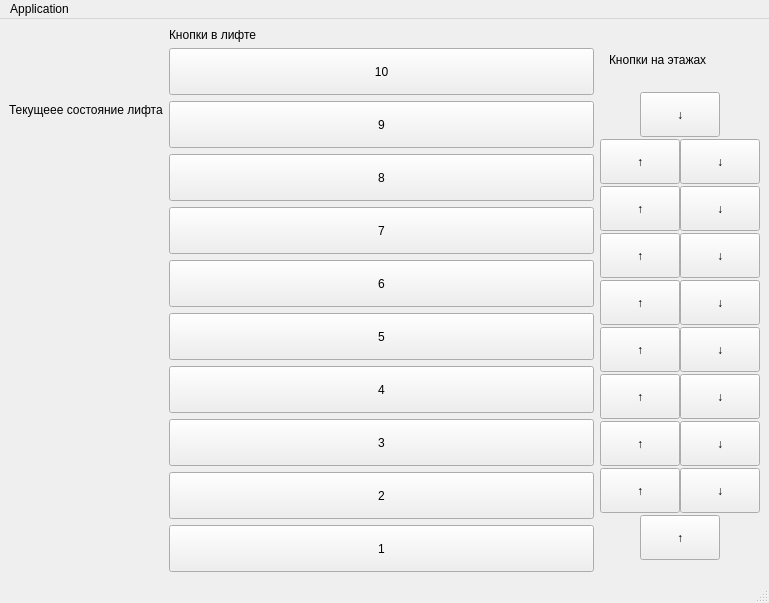
<?xml version="1.0" encoding="UTF-8"?>
<ui version="4.0">
 <class>MainWindow</class>
 <widget class="QMainWindow" name="MainWindow">
  <property name="geometry">
   <rect>
    <x>0</x>
    <y>0</y>
    <width>769</width>
    <height>603</height>
   </rect>
  </property>
  <property name="sizePolicy">
   <sizepolicy hsizetype="Preferred" vsizetype="MinimumExpanding">
    <horstretch>0</horstretch>
    <verstretch>0</verstretch>
   </sizepolicy>
  </property>
  <property name="windowTitle">
   <string>MainWindow</string>
  </property>
  <widget class="QWidget" name="centralwidget">
   <property name="sizePolicy">
    <sizepolicy hsizetype="Expanding" vsizetype="Expanding">
     <horstretch>0</horstretch>
     <verstretch>0</verstretch>
    </sizepolicy>
   </property>
   <layout class="QVBoxLayout" name="verticalLayout">
    <item>
     <layout class="QHBoxLayout" name="horizontalLayout">
      <item>
       <layout class="QVBoxLayout" name="verticalLayout_4">
        <item>
         <widget class="QLabel" name="label_3">
          <property name="maximumSize">
           <size>
            <width>16777215</width>
            <height>16777215</height>
           </size>
          </property>
          <property name="text">
           <string>Текущеее состояние лифта</string>
          </property>
         </widget>
        </item>
        <item>
         <widget class="QPushButton" name="floor10">
          <property name="enabled">
           <bool>false</bool>
          </property>
          <property name="minimumSize">
           <size>
            <width>65</width>
            <height>32</height>
           </size>
          </property>
          <property name="maximumSize">
           <size>
            <width>65</width>
            <height>32</height>
           </size>
          </property>
          <property name="styleSheet">
           <string notr="true"/>
          </property>
          <property name="text">
           <string/>
          </property>
          <property name="checkable">
           <bool>false</bool>
          </property>
          <property name="checked">
           <bool>false</bool>
          </property>
          <property name="flat">
           <bool>true</bool>
          </property>
         </widget>
        </item>
        <item>
         <widget class="QPushButton" name="floor9">
          <property name="enabled">
           <bool>false</bool>
          </property>
          <property name="minimumSize">
           <size>
            <width>65</width>
            <height>32</height>
           </size>
          </property>
          <property name="maximumSize">
           <size>
            <width>65</width>
            <height>32</height>
           </size>
          </property>
          <property name="text">
           <string/>
          </property>
          <property name="flat">
           <bool>true</bool>
          </property>
         </widget>
        </item>
        <item>
         <widget class="QPushButton" name="floor8">
          <property name="enabled">
           <bool>false</bool>
          </property>
          <property name="minimumSize">
           <size>
            <width>65</width>
            <height>32</height>
           </size>
          </property>
          <property name="maximumSize">
           <size>
            <width>65</width>
            <height>32</height>
           </size>
          </property>
          <property name="text">
           <string/>
          </property>
          <property name="flat">
           <bool>true</bool>
          </property>
         </widget>
        </item>
        <item>
         <widget class="QPushButton" name="floor7">
          <property name="enabled">
           <bool>false</bool>
          </property>
          <property name="minimumSize">
           <size>
            <width>65</width>
            <height>32</height>
           </size>
          </property>
          <property name="maximumSize">
           <size>
            <width>65</width>
            <height>32</height>
           </size>
          </property>
          <property name="text">
           <string/>
          </property>
          <property name="flat">
           <bool>true</bool>
          </property>
         </widget>
        </item>
        <item>
         <widget class="QPushButton" name="floor6">
          <property name="enabled">
           <bool>false</bool>
          </property>
          <property name="minimumSize">
           <size>
            <width>65</width>
            <height>32</height>
           </size>
          </property>
          <property name="maximumSize">
           <size>
            <width>65</width>
            <height>32</height>
           </size>
          </property>
          <property name="text">
           <string/>
          </property>
          <property name="flat">
           <bool>true</bool>
          </property>
         </widget>
        </item>
        <item>
         <widget class="QPushButton" name="floor5">
          <property name="enabled">
           <bool>false</bool>
          </property>
          <property name="minimumSize">
           <size>
            <width>65</width>
            <height>32</height>
           </size>
          </property>
          <property name="maximumSize">
           <size>
            <width>65</width>
            <height>32</height>
           </size>
          </property>
          <property name="text">
           <string/>
          </property>
          <property name="flat">
           <bool>true</bool>
          </property>
         </widget>
        </item>
        <item>
         <widget class="QPushButton" name="floor4">
          <property name="enabled">
           <bool>false</bool>
          </property>
          <property name="minimumSize">
           <size>
            <width>65</width>
            <height>32</height>
           </size>
          </property>
          <property name="maximumSize">
           <size>
            <width>65</width>
            <height>32</height>
           </size>
          </property>
          <property name="text">
           <string/>
          </property>
          <property name="flat">
           <bool>true</bool>
          </property>
         </widget>
        </item>
        <item>
         <widget class="QPushButton" name="floor3">
          <property name="enabled">
           <bool>false</bool>
          </property>
          <property name="minimumSize">
           <size>
            <width>65</width>
            <height>32</height>
           </size>
          </property>
          <property name="maximumSize">
           <size>
            <width>65</width>
            <height>32</height>
           </size>
          </property>
          <property name="text">
           <string/>
          </property>
          <property name="flat">
           <bool>true</bool>
          </property>
         </widget>
        </item>
        <item>
         <widget class="QPushButton" name="floor2">
          <property name="enabled">
           <bool>false</bool>
          </property>
          <property name="minimumSize">
           <size>
            <width>65</width>
            <height>32</height>
           </size>
          </property>
          <property name="maximumSize">
           <size>
            <width>65</width>
            <height>32</height>
           </size>
          </property>
          <property name="text">
           <string/>
          </property>
          <property name="flat">
           <bool>true</bool>
          </property>
         </widget>
        </item>
        <item>
         <widget class="QPushButton" name="floor1">
          <property name="enabled">
           <bool>false</bool>
          </property>
          <property name="minimumSize">
           <size>
            <width>65</width>
            <height>32</height>
           </size>
          </property>
          <property name="maximumSize">
           <size>
            <width>65</width>
            <height>32</height>
           </size>
          </property>
          <property name="text">
           <string/>
          </property>
          <property name="flat">
           <bool>true</bool>
          </property>
         </widget>
        </item>
       </layout>
      </item>
      <item>
       <layout class="QVBoxLayout" name="verticalLayout_3">
        <item>
         <widget class="QLabel" name="label_2">
          <property name="text">
           <string>Кнопки в лифте</string>
          </property>
         </widget>
        </item>
        <item>
         <widget class="QPushButton" name="elevatorButton10">
          <property name="sizePolicy">
           <sizepolicy hsizetype="Minimum" vsizetype="Fixed">
            <horstretch>0</horstretch>
            <verstretch>0</verstretch>
           </sizepolicy>
          </property>
          <property name="minimumSize">
           <size>
            <width>0</width>
            <height>47</height>
           </size>
          </property>
          <property name="maximumSize">
           <size>
            <width>16777215</width>
            <height>47</height>
           </size>
          </property>
          <property name="text">
           <string>10</string>
          </property>
         </widget>
        </item>
        <item>
         <widget class="QPushButton" name="elevatorButton9">
          <property name="sizePolicy">
           <sizepolicy hsizetype="Minimum" vsizetype="Fixed">
            <horstretch>0</horstretch>
            <verstretch>0</verstretch>
           </sizepolicy>
          </property>
          <property name="minimumSize">
           <size>
            <width>0</width>
            <height>47</height>
           </size>
          </property>
          <property name="maximumSize">
           <size>
            <width>16777215</width>
            <height>47</height>
           </size>
          </property>
          <property name="text">
           <string>9</string>
          </property>
         </widget>
        </item>
        <item>
         <widget class="QPushButton" name="elevatorButton8">
          <property name="sizePolicy">
           <sizepolicy hsizetype="Minimum" vsizetype="Fixed">
            <horstretch>0</horstretch>
            <verstretch>0</verstretch>
           </sizepolicy>
          </property>
          <property name="minimumSize">
           <size>
            <width>0</width>
            <height>47</height>
           </size>
          </property>
          <property name="maximumSize">
           <size>
            <width>16777215</width>
            <height>47</height>
           </size>
          </property>
          <property name="text">
           <string>8</string>
          </property>
         </widget>
        </item>
        <item>
         <widget class="QPushButton" name="elevatorButton7">
          <property name="sizePolicy">
           <sizepolicy hsizetype="Minimum" vsizetype="Fixed">
            <horstretch>0</horstretch>
            <verstretch>0</verstretch>
           </sizepolicy>
          </property>
          <property name="minimumSize">
           <size>
            <width>0</width>
            <height>47</height>
           </size>
          </property>
          <property name="maximumSize">
           <size>
            <width>16777215</width>
            <height>47</height>
           </size>
          </property>
          <property name="text">
           <string>7</string>
          </property>
         </widget>
        </item>
        <item>
         <widget class="QPushButton" name="elevatorButton6">
          <property name="sizePolicy">
           <sizepolicy hsizetype="Minimum" vsizetype="Fixed">
            <horstretch>0</horstretch>
            <verstretch>0</verstretch>
           </sizepolicy>
          </property>
          <property name="minimumSize">
           <size>
            <width>0</width>
            <height>47</height>
           </size>
          </property>
          <property name="maximumSize">
           <size>
            <width>16777215</width>
            <height>47</height>
           </size>
          </property>
          <property name="text">
           <string>6</string>
          </property>
         </widget>
        </item>
        <item>
         <widget class="QPushButton" name="elevatorButton5">
          <property name="sizePolicy">
           <sizepolicy hsizetype="Minimum" vsizetype="Fixed">
            <horstretch>0</horstretch>
            <verstretch>0</verstretch>
           </sizepolicy>
          </property>
          <property name="minimumSize">
           <size>
            <width>0</width>
            <height>47</height>
           </size>
          </property>
          <property name="maximumSize">
           <size>
            <width>16777215</width>
            <height>47</height>
           </size>
          </property>
          <property name="text">
           <string>5</string>
          </property>
         </widget>
        </item>
        <item>
         <widget class="QPushButton" name="elevatorButton4">
          <property name="sizePolicy">
           <sizepolicy hsizetype="Minimum" vsizetype="Fixed">
            <horstretch>0</horstretch>
            <verstretch>0</verstretch>
           </sizepolicy>
          </property>
          <property name="minimumSize">
           <size>
            <width>0</width>
            <height>47</height>
           </size>
          </property>
          <property name="maximumSize">
           <size>
            <width>16777215</width>
            <height>47</height>
           </size>
          </property>
          <property name="text">
           <string>4</string>
          </property>
         </widget>
        </item>
        <item>
         <widget class="QPushButton" name="elevatorButton3">
          <property name="sizePolicy">
           <sizepolicy hsizetype="Minimum" vsizetype="Fixed">
            <horstretch>0</horstretch>
            <verstretch>0</verstretch>
           </sizepolicy>
          </property>
          <property name="minimumSize">
           <size>
            <width>0</width>
            <height>47</height>
           </size>
          </property>
          <property name="maximumSize">
           <size>
            <width>16777215</width>
            <height>47</height>
           </size>
          </property>
          <property name="text">
           <string>3</string>
          </property>
         </widget>
        </item>
        <item>
         <widget class="QPushButton" name="elevatorButton2">
          <property name="sizePolicy">
           <sizepolicy hsizetype="Minimum" vsizetype="Fixed">
            <horstretch>0</horstretch>
            <verstretch>0</verstretch>
           </sizepolicy>
          </property>
          <property name="minimumSize">
           <size>
            <width>0</width>
            <height>47</height>
           </size>
          </property>
          <property name="maximumSize">
           <size>
            <width>16777215</width>
            <height>47</height>
           </size>
          </property>
          <property name="text">
           <string>2</string>
          </property>
         </widget>
        </item>
        <item>
         <widget class="QPushButton" name="elevatorButton1">
          <property name="sizePolicy">
           <sizepolicy hsizetype="Minimum" vsizetype="Fixed">
            <horstretch>0</horstretch>
            <verstretch>0</verstretch>
           </sizepolicy>
          </property>
          <property name="minimumSize">
           <size>
            <width>0</width>
            <height>47</height>
           </size>
          </property>
          <property name="maximumSize">
           <size>
            <width>16777215</width>
            <height>47</height>
           </size>
          </property>
          <property name="text">
           <string>1</string>
          </property>
         </widget>
        </item>
       </layout>
      </item>
      <item>
       <layout class="QVBoxLayout" name="verticalLayout_2">
        <property name="spacing">
         <number>0</number>
        </property>
        <item>
         <widget class="QWidget" name="widget" native="true">
          <property name="minimumSize">
           <size>
            <width>0</width>
            <height>60</height>
           </size>
          </property>
          <property name="maximumSize">
           <size>
            <width>16777215</width>
            <height>60</height>
           </size>
          </property>
          <layout class="QHBoxLayout" name="horizontalLayout_2">
           <item>
            <widget class="QLabel" name="label">
             <property name="text">
              <string>Кнопки на этажах</string>
             </property>
            </widget>
           </item>
          </layout>
         </widget>
        </item>
        <item>
         <layout class="QHBoxLayout" name="horizontalLayout_3">
          <item>
           <widget class="QPushButton" name="floorButton10Down">
            <property name="sizePolicy">
             <sizepolicy hsizetype="Fixed" vsizetype="Fixed">
              <horstretch>0</horstretch>
              <verstretch>0</verstretch>
             </sizepolicy>
            </property>
            <property name="minimumSize">
             <size>
              <width>0</width>
              <height>45</height>
             </size>
            </property>
            <property name="maximumSize">
             <size>
              <width>16777215</width>
              <height>45</height>
             </size>
            </property>
            <property name="text">
             <string>↓</string>
            </property>
           </widget>
          </item>
         </layout>
        </item>
        <item>
         <layout class="QHBoxLayout" name="horizontalLayout_5">
          <item>
           <widget class="QPushButton" name="floorButton9Up">
            <property name="sizePolicy">
             <sizepolicy hsizetype="Fixed" vsizetype="Fixed">
              <horstretch>0</horstretch>
              <verstretch>0</verstretch>
             </sizepolicy>
            </property>
            <property name="minimumSize">
             <size>
              <width>0</width>
              <height>45</height>
             </size>
            </property>
            <property name="maximumSize">
             <size>
              <width>16777215</width>
              <height>45</height>
             </size>
            </property>
            <property name="text">
             <string>↑</string>
            </property>
           </widget>
          </item>
          <item>
           <widget class="QPushButton" name="floorButton9Down">
            <property name="sizePolicy">
             <sizepolicy hsizetype="Fixed" vsizetype="Fixed">
              <horstretch>0</horstretch>
              <verstretch>0</verstretch>
             </sizepolicy>
            </property>
            <property name="minimumSize">
             <size>
              <width>0</width>
              <height>45</height>
             </size>
            </property>
            <property name="maximumSize">
             <size>
              <width>16777215</width>
              <height>45</height>
             </size>
            </property>
            <property name="text">
             <string>↓</string>
            </property>
           </widget>
          </item>
         </layout>
        </item>
        <item>
         <layout class="QHBoxLayout" name="horizontalLayout_7">
          <item>
           <widget class="QPushButton" name="floorButton8Up">
            <property name="sizePolicy">
             <sizepolicy hsizetype="Fixed" vsizetype="Fixed">
              <horstretch>0</horstretch>
              <verstretch>0</verstretch>
             </sizepolicy>
            </property>
            <property name="minimumSize">
             <size>
              <width>0</width>
              <height>45</height>
             </size>
            </property>
            <property name="maximumSize">
             <size>
              <width>16777215</width>
              <height>45</height>
             </size>
            </property>
            <property name="text">
             <string>↑</string>
            </property>
           </widget>
          </item>
          <item>
           <widget class="QPushButton" name="floorButton8Down">
            <property name="sizePolicy">
             <sizepolicy hsizetype="Fixed" vsizetype="Fixed">
              <horstretch>0</horstretch>
              <verstretch>0</verstretch>
             </sizepolicy>
            </property>
            <property name="minimumSize">
             <size>
              <width>0</width>
              <height>45</height>
             </size>
            </property>
            <property name="maximumSize">
             <size>
              <width>16777215</width>
              <height>45</height>
             </size>
            </property>
            <property name="text">
             <string>↓</string>
            </property>
           </widget>
          </item>
         </layout>
        </item>
        <item>
         <layout class="QHBoxLayout" name="horizontalLayout_6">
          <item>
           <widget class="QPushButton" name="floorButton7Up">
            <property name="sizePolicy">
             <sizepolicy hsizetype="Fixed" vsizetype="Fixed">
              <horstretch>0</horstretch>
              <verstretch>0</verstretch>
             </sizepolicy>
            </property>
            <property name="minimumSize">
             <size>
              <width>0</width>
              <height>45</height>
             </size>
            </property>
            <property name="maximumSize">
             <size>
              <width>16777215</width>
              <height>45</height>
             </size>
            </property>
            <property name="text">
             <string>↑</string>
            </property>
           </widget>
          </item>
          <item>
           <widget class="QPushButton" name="floorButton7Down">
            <property name="sizePolicy">
             <sizepolicy hsizetype="Fixed" vsizetype="Fixed">
              <horstretch>0</horstretch>
              <verstretch>0</verstretch>
             </sizepolicy>
            </property>
            <property name="minimumSize">
             <size>
              <width>0</width>
              <height>45</height>
             </size>
            </property>
            <property name="maximumSize">
             <size>
              <width>16777215</width>
              <height>45</height>
             </size>
            </property>
            <property name="text">
             <string>↓</string>
            </property>
           </widget>
          </item>
         </layout>
        </item>
        <item>
         <layout class="QHBoxLayout" name="horizontalLayout_4">
          <item>
           <widget class="QPushButton" name="floorButton6Up">
            <property name="sizePolicy">
             <sizepolicy hsizetype="Fixed" vsizetype="Fixed">
              <horstretch>0</horstretch>
              <verstretch>0</verstretch>
             </sizepolicy>
            </property>
            <property name="minimumSize">
             <size>
              <width>0</width>
              <height>45</height>
             </size>
            </property>
            <property name="maximumSize">
             <size>
              <width>16777215</width>
              <height>45</height>
             </size>
            </property>
            <property name="text">
             <string>↑</string>
            </property>
           </widget>
          </item>
          <item>
           <widget class="QPushButton" name="floorButton6Down">
            <property name="sizePolicy">
             <sizepolicy hsizetype="Fixed" vsizetype="Fixed">
              <horstretch>0</horstretch>
              <verstretch>0</verstretch>
             </sizepolicy>
            </property>
            <property name="minimumSize">
             <size>
              <width>0</width>
              <height>45</height>
             </size>
            </property>
            <property name="maximumSize">
             <size>
              <width>16777215</width>
              <height>45</height>
             </size>
            </property>
            <property name="text">
             <string>↓</string>
            </property>
           </widget>
          </item>
         </layout>
        </item>
        <item>
         <layout class="QHBoxLayout" name="horizontalLayout_9">
          <item>
           <widget class="QPushButton" name="floorButton5Up">
            <property name="sizePolicy">
             <sizepolicy hsizetype="Fixed" vsizetype="Fixed">
              <horstretch>0</horstretch>
              <verstretch>0</verstretch>
             </sizepolicy>
            </property>
            <property name="minimumSize">
             <size>
              <width>0</width>
              <height>45</height>
             </size>
            </property>
            <property name="maximumSize">
             <size>
              <width>16777215</width>
              <height>45</height>
             </size>
            </property>
            <property name="text">
             <string>↑</string>
            </property>
           </widget>
          </item>
          <item>
           <widget class="QPushButton" name="floorButton5Down">
            <property name="sizePolicy">
             <sizepolicy hsizetype="Fixed" vsizetype="Fixed">
              <horstretch>0</horstretch>
              <verstretch>0</verstretch>
             </sizepolicy>
            </property>
            <property name="minimumSize">
             <size>
              <width>0</width>
              <height>45</height>
             </size>
            </property>
            <property name="maximumSize">
             <size>
              <width>16777215</width>
              <height>45</height>
             </size>
            </property>
            <property name="text">
             <string>↓</string>
            </property>
           </widget>
          </item>
         </layout>
        </item>
        <item>
         <layout class="QHBoxLayout" name="horizontalLayout_11">
          <item>
           <widget class="QPushButton" name="floorButton4Up">
            <property name="sizePolicy">
             <sizepolicy hsizetype="Fixed" vsizetype="Fixed">
              <horstretch>0</horstretch>
              <verstretch>0</verstretch>
             </sizepolicy>
            </property>
            <property name="minimumSize">
             <size>
              <width>0</width>
              <height>45</height>
             </size>
            </property>
            <property name="maximumSize">
             <size>
              <width>16777215</width>
              <height>45</height>
             </size>
            </property>
            <property name="text">
             <string>↑</string>
            </property>
           </widget>
          </item>
          <item>
           <widget class="QPushButton" name="floorButton4Down">
            <property name="sizePolicy">
             <sizepolicy hsizetype="Fixed" vsizetype="Fixed">
              <horstretch>0</horstretch>
              <verstretch>0</verstretch>
             </sizepolicy>
            </property>
            <property name="minimumSize">
             <size>
              <width>0</width>
              <height>45</height>
             </size>
            </property>
            <property name="maximumSize">
             <size>
              <width>16777215</width>
              <height>45</height>
             </size>
            </property>
            <property name="text">
             <string>↓</string>
            </property>
           </widget>
          </item>
         </layout>
        </item>
        <item>
         <layout class="QHBoxLayout" name="horizontalLayout_12">
          <item>
           <widget class="QPushButton" name="floorButton3Up">
            <property name="sizePolicy">
             <sizepolicy hsizetype="Fixed" vsizetype="Fixed">
              <horstretch>0</horstretch>
              <verstretch>0</verstretch>
             </sizepolicy>
            </property>
            <property name="minimumSize">
             <size>
              <width>0</width>
              <height>45</height>
             </size>
            </property>
            <property name="maximumSize">
             <size>
              <width>16777215</width>
              <height>45</height>
             </size>
            </property>
            <property name="text">
             <string>↑</string>
            </property>
           </widget>
          </item>
          <item>
           <widget class="QPushButton" name="floorButton3Down">
            <property name="sizePolicy">
             <sizepolicy hsizetype="Fixed" vsizetype="Fixed">
              <horstretch>0</horstretch>
              <verstretch>0</verstretch>
             </sizepolicy>
            </property>
            <property name="minimumSize">
             <size>
              <width>0</width>
              <height>45</height>
             </size>
            </property>
            <property name="maximumSize">
             <size>
              <width>16777215</width>
              <height>45</height>
             </size>
            </property>
            <property name="text">
             <string>↓</string>
            </property>
           </widget>
          </item>
         </layout>
        </item>
        <item>
         <layout class="QHBoxLayout" name="horizontalLayout_8">
          <item>
           <widget class="QPushButton" name="floorButton2Up">
            <property name="sizePolicy">
             <sizepolicy hsizetype="Fixed" vsizetype="Fixed">
              <horstretch>0</horstretch>
              <verstretch>0</verstretch>
             </sizepolicy>
            </property>
            <property name="minimumSize">
             <size>
              <width>0</width>
              <height>45</height>
             </size>
            </property>
            <property name="maximumSize">
             <size>
              <width>16777215</width>
              <height>45</height>
             </size>
            </property>
            <property name="text">
             <string>↑</string>
            </property>
           </widget>
          </item>
          <item>
           <widget class="QPushButton" name="floorButton2Down">
            <property name="sizePolicy">
             <sizepolicy hsizetype="Fixed" vsizetype="Fixed">
              <horstretch>0</horstretch>
              <verstretch>0</verstretch>
             </sizepolicy>
            </property>
            <property name="minimumSize">
             <size>
              <width>0</width>
              <height>45</height>
             </size>
            </property>
            <property name="maximumSize">
             <size>
              <width>16777215</width>
              <height>45</height>
             </size>
            </property>
            <property name="text">
             <string>↓</string>
            </property>
           </widget>
          </item>
         </layout>
        </item>
        <item>
         <layout class="QHBoxLayout" name="horizontalLayout_13">
          <item>
           <widget class="QPushButton" name="floorButton1Up">
            <property name="sizePolicy">
             <sizepolicy hsizetype="Fixed" vsizetype="Fixed">
              <horstretch>0</horstretch>
              <verstretch>0</verstretch>
             </sizepolicy>
            </property>
            <property name="minimumSize">
             <size>
              <width>0</width>
              <height>45</height>
             </size>
            </property>
            <property name="maximumSize">
             <size>
              <width>16777215</width>
              <height>45</height>
             </size>
            </property>
            <property name="text">
             <string>↑</string>
            </property>
           </widget>
          </item>
         </layout>
        </item>
       </layout>
      </item>
     </layout>
    </item>
   </layout>
  </widget>
  <widget class="QMenuBar" name="menubar">
   <property name="geometry">
    <rect>
     <x>0</x>
     <y>0</y>
     <width>769</width>
     <height>24</height>
    </rect>
   </property>
   <widget class="QMenu" name="menuApplication">
    <property name="title">
     <string>Application</string>
    </property>
   </widget>
   <addaction name="menuApplication"/>
  </widget>
  <widget class="QStatusBar" name="statusbar"/>
 </widget>
 <resources/>
 <connections/>
</ui>
